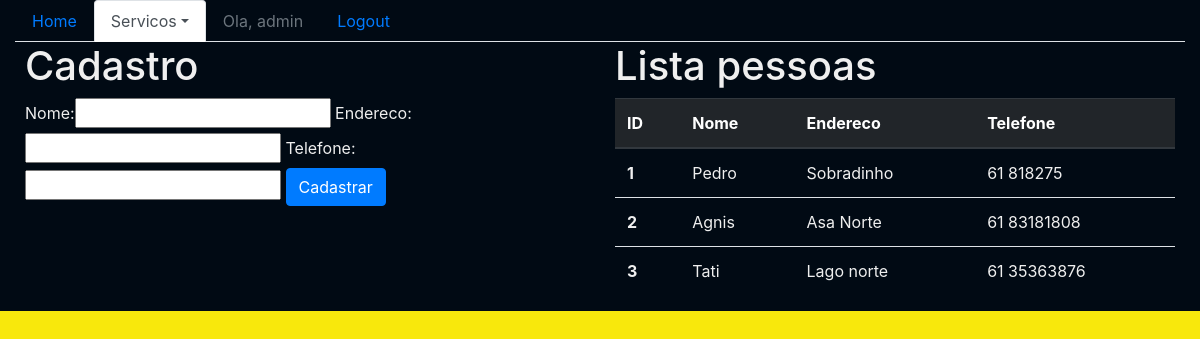
Screenshot of /sistema/pessoas/ (signed in) with the database file from the repository.
### core/models.py (models this page shows, shortened)
class Pessoa(models.Model):
    nome = models.CharField(max_length=100)
    endereco = models.CharField(max_length=200)
    telefone = models.CharField(max_length=20)

### core/views.py (the view)
@login_required()
def lista_pessoas(request):
    pessoas = Pessoa.objects.all()
    form = PessoaForm()
    data = {'pessoas': pessoas, 'form': form}
    return render(request, 'core/lista_pessoas.html', data)

### core/forms.py
class PessoaForm(ModelForm):
    class Meta:
        model = Pessoa
        fields = '__all__'

### core/templates/core/lista_pessoas.html (shortened to what this page needs)
{% extends 'base.html' %}
{% load bootstrap %}
{% block menu%}
    <ul class="nav nav-tabs">
        <li class="nav-item">
            <a class="nav-link" href="{% url 'core_home' %}">Home</a>
        </li>
        <li class="nav-item dropdown">
        <li class="nav-item active dropdown">
            <a class="nav-link dropdown-toggle active" data-toggle="dropdown" href="#" role="button" aria-haspopup="true" aria-expanded="false">Servicos</a>
        </li>
        {% if user.is_authenticated %}
            <li class="nav-item">
                    <a class="nav-link disabled" href="">Ola, {{ user }}</a>
            </li>
            <li class="nav-item">
                    <a class="nav-link" href="{% url 'logout' %}">Logout</a>
            </li>
        {% else %}
            <li class="nav-item">
                    <a class="nav-link" href="{% url 'login' %}">Login</a>
            </li>
        {% endif %}
    </ul>
{% endblock %}
{% block main %}
<div class="row">
    <div class="col-sm-6">
            <h1>Cadastro</h1>
        <form action="{% url 'core_pessoa_novo' %}" method="POST">
            {{ form|bootstrap }}
            <button type="submit" class="btn btn-primary">Cadastrar</button>
        </form>
    </div>
    <div class="col-sm-6">
            <h1>Lista pessoas</h1>
            <table class="table">
                <thead class="thead-dark">
                    <tr>
                    <th scope="col">ID</th>
                    <th scope="col">Nome</th>
                    <th scope="col">Endereco</th>
                    <th scope="col">Telefone</th>
                    </tr>
                </thead>
                <tbody>
                    {% for pessoa in pessoas%}
                    <tr>
                    <th scope="row">{{ pessoa.id }}</th>
                    <td>{{ pessoa.nome }}</td>
                    <td>{{ pessoa.endereco }}</td>
                    <td>{{ pessoa.telefone }}</td>
                    </tr>
                    {% endfor %}
                </tbody>
            </table>
    </div>
</div>
{% endblock %}

### rows the page displays
Pessoa: id "1", nome "Pedro", endereco "Sobradinho", telefone "61 818275"
Pessoa: id "2", nome "Agnis", endereco "Asa Norte", telefone "61 83181808"
Pessoa: id "3", nome "Tati", endereco "Lago norte", telefone "61 35363876"

### other values shown
{{ user }} "admin"
